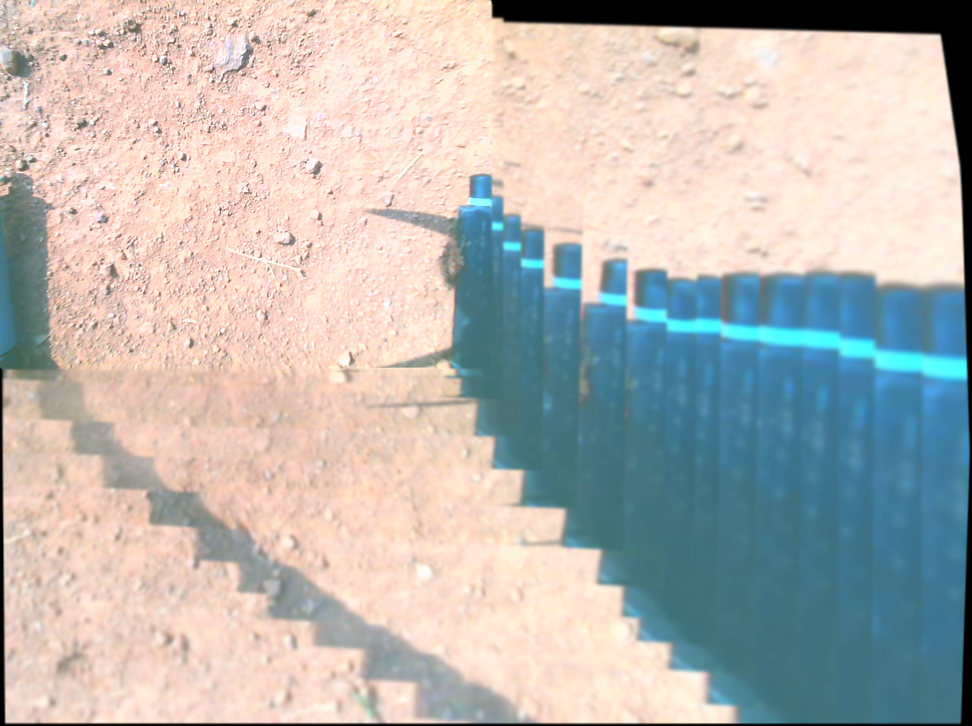
#> input picture output/stage1_stitched_map.png, 972 x 726 px, shrunk from 1270 x 948 before the run
$ python debug_colors.py
#> lines starting #> are read from the running program, lines starting #| are printed output that depends on the picture; after the words box and inside, x2 and y2 are one past the last pixel; in counts of white or black regions, pixels touching at a corner belong together
# Debug Script - Find What Colors Are in Your Image
# Run this to discover marker colors

import cv2
import numpy as np
from pathlib import Path

def analyze_image_colors(image_path):
    """
    Analyze the stitched image to find marker colors
    """
#> called with image_path = './output/stage1_stitched_map.png'
    img = cv2.imread(image_path)
#> img is the input picture: shape (726, 972, 3); mean B, G, R 177.7, 181.5, 183.9
    if img is None:
        print(f"Error: Could not load {image_path}")
        return

    # Convert to HSV
    hsv = cv2.cvtColor(img, cv2.COLOR_BGR2HSV)
#> hsv: shape (726, 972, 3); mean H, S, V 37.4, 67, 205.9

    print("\n" + "="*60)
    print("IMAGE COLOR ANALYSIS")
    print("="*60)
    print(f"Image size: {img.shape}")
#| Image size: (726, 972, 3)

    # Try different color ranges to find what's in the image
    print("\nTesting color ranges:\n")

    # Yellow range
    lower = np.array([15, 100, 100])
    upper = np.array([35, 255, 255])
    mask = cv2.inRange(hsv, lower, upper)
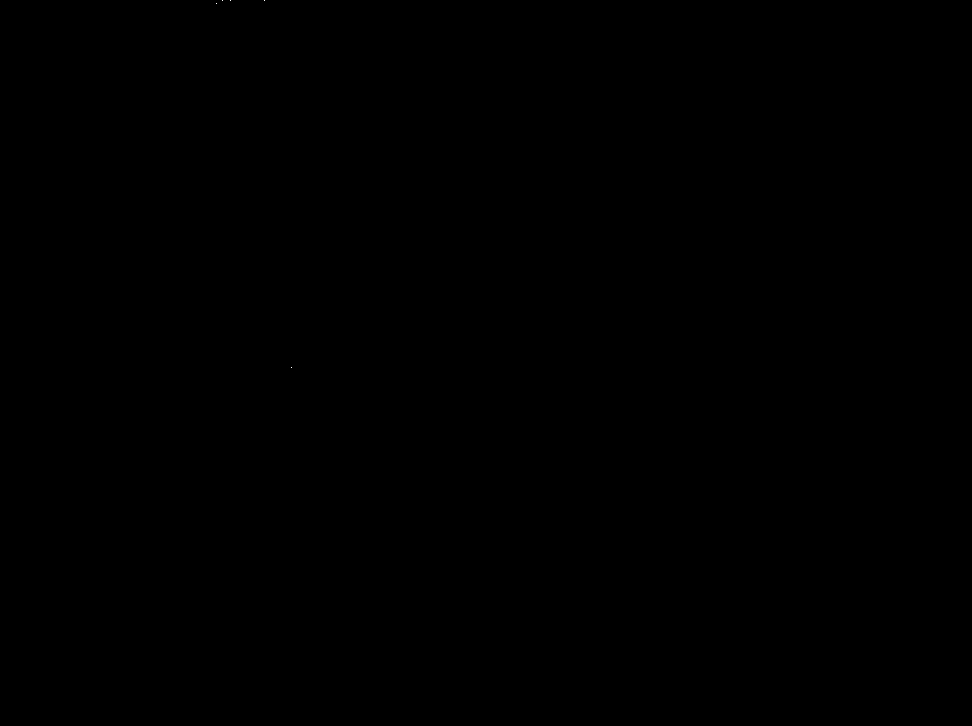
#> mask: shape (726, 972); 0% white in thin lines or dots, all inside (x1, y1, x2, y2) = (216, 0, 292, 368)
    yellow_pixels = cv2.countNonZero(mask)
#> yellow_pixels = 5
    print(f"YELLOW (H:15-35):       {yellow_pixels:,} pixels")
#| YELLOW (H:15-35):       5 pixels

    # Orange-Yellow
    lower = np.array([5, 100, 100])
    upper = np.array([25, 255, 255])
    mask = cv2.inRange(hsv, lower, upper)
#> mask: shape (726, 972); 0.01% white in thin lines or dots, all inside (x1, y1, x2, y2) = (114, 0, 447, 368)
    orange_pixels = cv2.countNonZero(mask)
#> orange_pixels = 66
    print(f"ORANGE-YELLOW (H:5-25): {orange_pixels:,} pixels")
#| ORANGE-YELLOW (H:5-25): 66 pixels

    # Red
    lower = np.array([0, 100, 100])
    upper = np.array([10, 255, 255])
    mask = cv2.inRange(hsv, lower, upper)
#> mask: shape (726, 972); 0.01% white in thin lines or dots, all inside (x1, y1, x2, y2) = (114, 0, 398, 310)
    red_pixels = cv2.countNonZero(mask)
#> red_pixels = 51
    print(f"RED (H:0-10):           {red_pixels:,} pixels")
#| RED (H:0-10):           51 pixels

    # White
    lower = np.array([0, 0, 200])
    upper = np.array([180, 30, 255])
    mask = cv2.inRange(hsv, lower, upper)
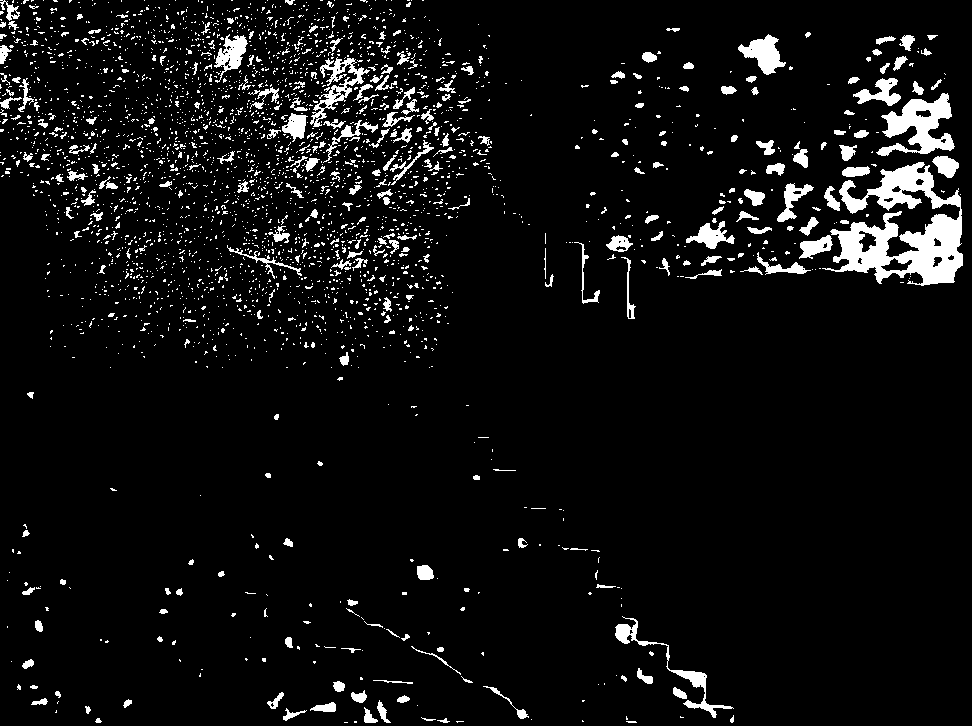
#> mask: shape (726, 972); 6.3% white; 2991 white regions (2694 under 20 px), largest, box (x1, y1, x2, y2) and area: (822, 162, 963, 286) 7932, (876, 93, 955, 156) 2406, (615, 616, 734, 718) 1116
    white_pixels = cv2.countNonZero(mask)
#> white_pixels = 44188
    print(f"WHITE (V:200-255):      {white_pixels:,} pixels")
#| WHITE (V:200-255):      44,188 pixels

    # Green
    lower = np.array([40, 100, 100])
    upper = np.array([80, 255, 255])
    mask = cv2.inRange(hsv, lower, upper)
#> mask: shape (726, 972); every value is 0
    green_pixels = cv2.countNonZero(mask)
#> green_pixels = 0
    print(f"GREEN (H:40-80):        {green_pixels:,} pixels")
#| GREEN (H:40-80):        0 pixels

    # Blue
    lower = np.array([100, 100, 100])
    upper = np.array([130, 255, 255])
    mask = cv2.inRange(hsv, lower, upper)
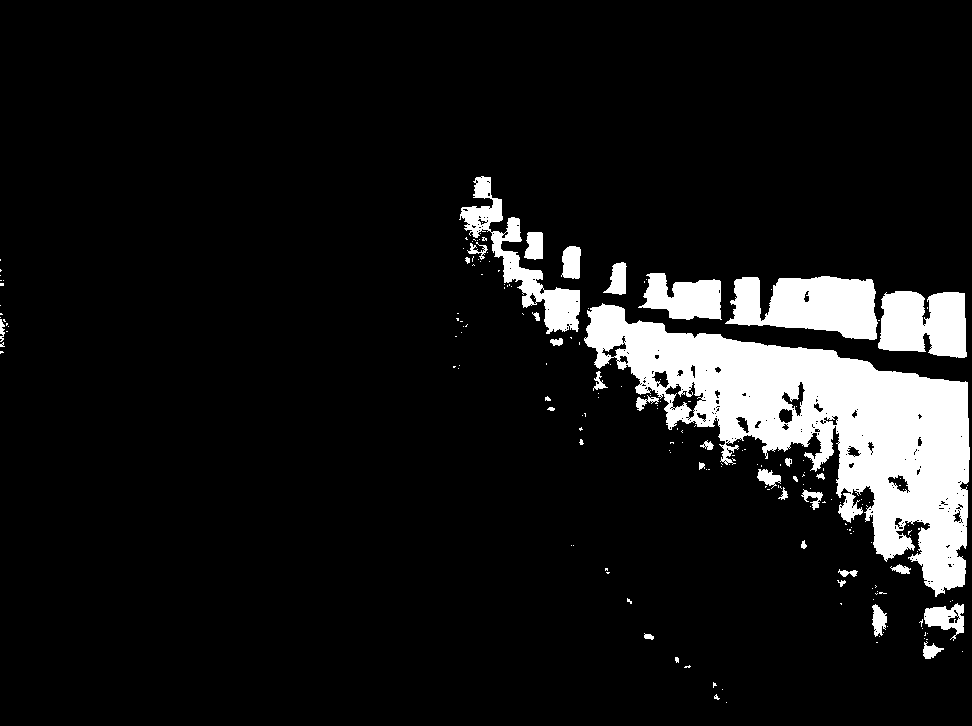
#> mask: shape (726, 972); 9.3% white; 191 white regions (157 under 20 px), largest, box (x1, y1, x2, y2) and area: (584, 303, 970, 597) 42263, (725, 276, 878, 340) 6885, (878, 291, 967, 358) 4866
    blue_pixels = cv2.countNonZero(mask)
#> blue_pixels = 65930
    print(f"BLUE (H:100-130):       {blue_pixels:,} pixels")
#| BLUE (H:100-130):       65,930 pixels

    print("\n" + "="*60)
    print("RECOMMENDATION:")
    print("="*60)

    color_counts = {
        "YELLOW": yellow_pixels,
        "ORANGE-YELLOW": orange_pixels,
        "RED": red_pixels,
        "WHITE": white_pixels,
        "GREEN": green_pixels,
        "BLUE": blue_pixels
    }
#> color_counts = {'YELLOW': 5, 'ORANGE-YELLOW': 66, 'RED': 51, 'WHITE': 44188, 'GREEN': 0, 'BLUE': 65930}

    max_color = max(color_counts, key=color_counts.get)
#> max_color = 'BLUE'
    max_pixels = color_counts[max_color]
#> max_pixels = 65930

    print(f"\nHighest count: {max_color} with {max_pixels:,} pixels")
#| Highest count: BLUE with 65,930 pixels

    if max_pixels == 0:
        print("\n⚠️  WARNING: No clear color markers detected!")
        print("Markers might be:")
        print("  - Blended with background")
        print("  - Too small or too large")
        print("  - Different color than expected")
        print("  - Low contrast with terrain")
    else:
        print(f"\n✓ Found {max_color} markers in image")
#| ✓ Found BLUE markers in image
        print("  Update marker_detection.py HSV ranges accordingly")

    print("="*60 + "\n")

if __name__ == "__main__":
    image_path = "./output/stage1_stitched_map.png"
    analyze_image_colors(image_path)
